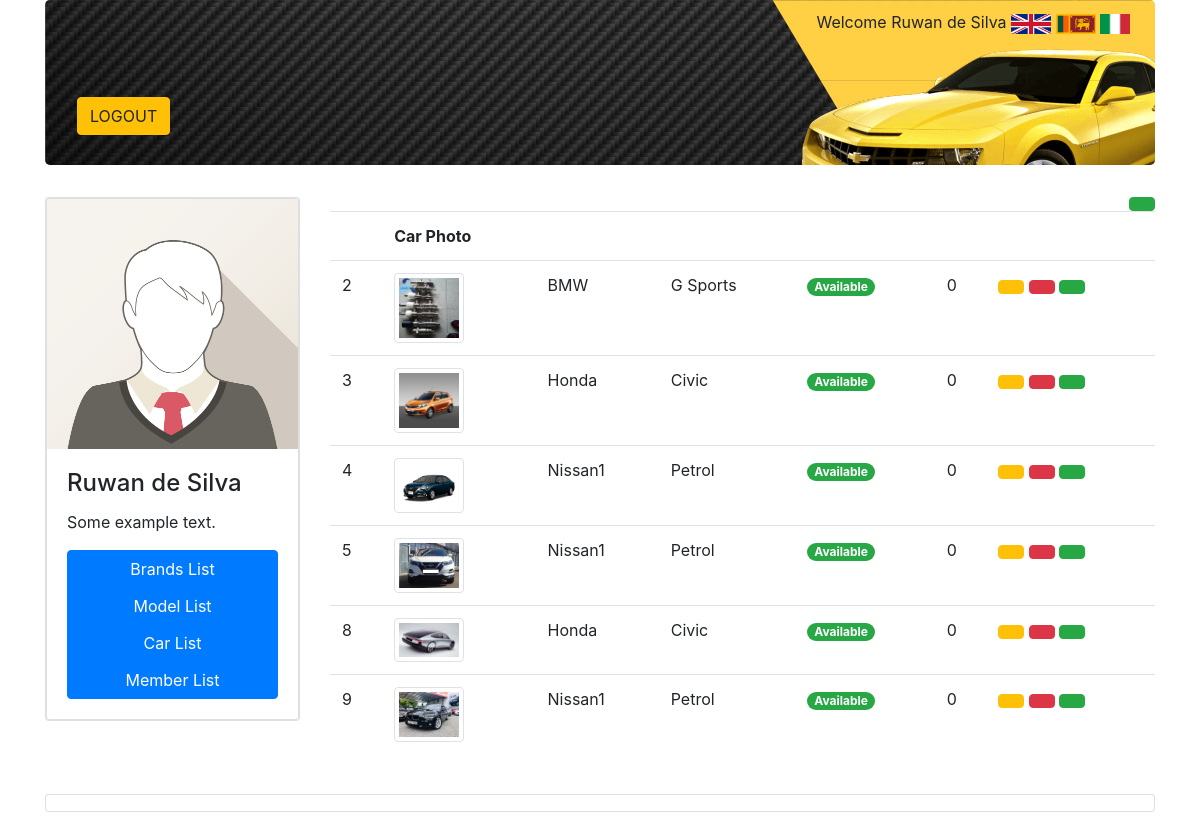
Screenshot of /car/list.php (signed in) with the database file from the repository.
### tables this page shows
CREATE TABLE IF NOT EXISTS `car` (
  `id` int(11) NOT NULL AUTO_INCREMENT,
  `title` varchar(255) NOT NULL,
  `description` text NOT NULL,
  `model_id` int(11) NOT NULL,
  `member_id` int(11) NOT NULL,
  `fuel_type` varchar(50) NOT NULL,
  `year` int(11) NOT NULL,
  `mileage` int(11) NOT NULL,
  `price` double NOT NULL,
  `photo` varchar(255) NOT NULL,
  `sold` tinyint(1) NOT NULL,
  `view_count` int(11) NOT NULL,
  `date` date NOT NULL,
  PRIMARY KEY (`id`)
);

CREATE TABLE IF NOT EXISTS `brand` (
  `id` int(11) NOT NULL AUTO_INCREMENT,
  `name` varchar(255) NOT NULL,
  PRIMARY KEY (`id`)
);

CREATE TABLE IF NOT EXISTS `model` (
  `id` int(11) NOT NULL AUTO_INCREMENT,
  `brand_id` int(11) NOT NULL,
  `name` varchar(255) NOT NULL,
  PRIMARY KEY (`id`)
);

### car/list.php (the view, shortened to what this page needs)
<!DOCTYPE html>
<html lang="en">
    <head>
        <?php
        include_once("../includes/head.php");
        ?>
    </head>
    <body>
    <div class="container">
        <?php include("../includes/header.php"); ?>
        <div class="row" id="section2">
        <?php include_once("../includes/sidebar.php"); ?>
            <div class="col-md-9">
                <h2><?=$L["car_form_list_title"] ?><a href="add.php" class="btn btn-success float-right"><?=$L["add"] ?></a></h2>
                <table class="table">
                    <tr>
                        <th><?=$L["car_form_id"] ?></th>
                        <th>Car Photo</th>
                        <th><?=$L["car_form_brand_name"] ?></th>
                        <th><?=$L["car_form_model"] ?></th>
                        <th><?=$L["car_form_sold"] ?></th>
                        <th><?=$L["car_form_view_count"] ?></th>
                        <th><?=$L["options"] ?></th>
                    </tr>
                    <?php include_once("../includes/db_connect.php");
                        $sql = "SELECT car.*, brand.name as brand_name, model.name as model_name
                                FROM car
                                INNER JOIN model ON model.id = car.model_id
                                INNER JOIN brand ON brand.id = model.brand_id";
                        $result = mysqli_query($con, $sql);
                        while($row = mysqli_fetch_array($result)){
                    ?>
                    <tr>
                        <td><?=$row["id"]?></td>
                        <td><img src="<?=PATH."uploads/".$row["photo"]?>" alt="" width="70" class="img img-thumbnail"></td>
                        <td><?=$row["brand_name"]?></td>
                        <td><?=$row["model_name"]?></td>
                        <td><label class="badge badge-pill badge-success" for=""><?=($row["sold"])?"Sold": "Available" ?></label></td>
                        <td><?=$row["view_count"]?></td>
                        <td>
                            <a href="edit.php?id=<?=$row["id"]?>" class = "btn btn-warning"><?=$L["edit"] ?></a>
                            <a href="delete_action.php?id=<?=$row["id"]?>" class = "btn btn-danger"><?=$L["delete"] ?></a>
                            <a href="view.php?id=<?=$row["id"]?>" class = "btn btn-success"><?=$L["view"] ?></a>
                        </td>
                    </tr>
                        <?php } ?>
                </table>
            </div>
        </div>
        <?php include_once("../includes/footer.php"); ?>
    </div>
    </body>
</html>

### rows the page displays
car: id "2", photo (picture), brand.name "BMW", model.name "G Sports", sold "Available", view_count "0"
car: id "3", photo (picture), brand.name "Honda", model.name "Civic", sold "Available", view_count "0"
car: id "4", photo (picture), brand.name "Nissan1", model.name "Petrol", sold "Available", view_count "0"
car: id "5", photo (picture), brand.name "Nissan1", model.name "Petrol", sold "Available", view_count "0"
car: id "8", photo (picture), brand.name "Honda", model.name "Civic", sold "Available", view_count "0"
car: id "9", photo (picture), brand.name "Nissan1", model.name "Petrol", sold "Available", view_count "0"

### other values shown
$_SESSION["NAME"] "Ruwan de Silva"
